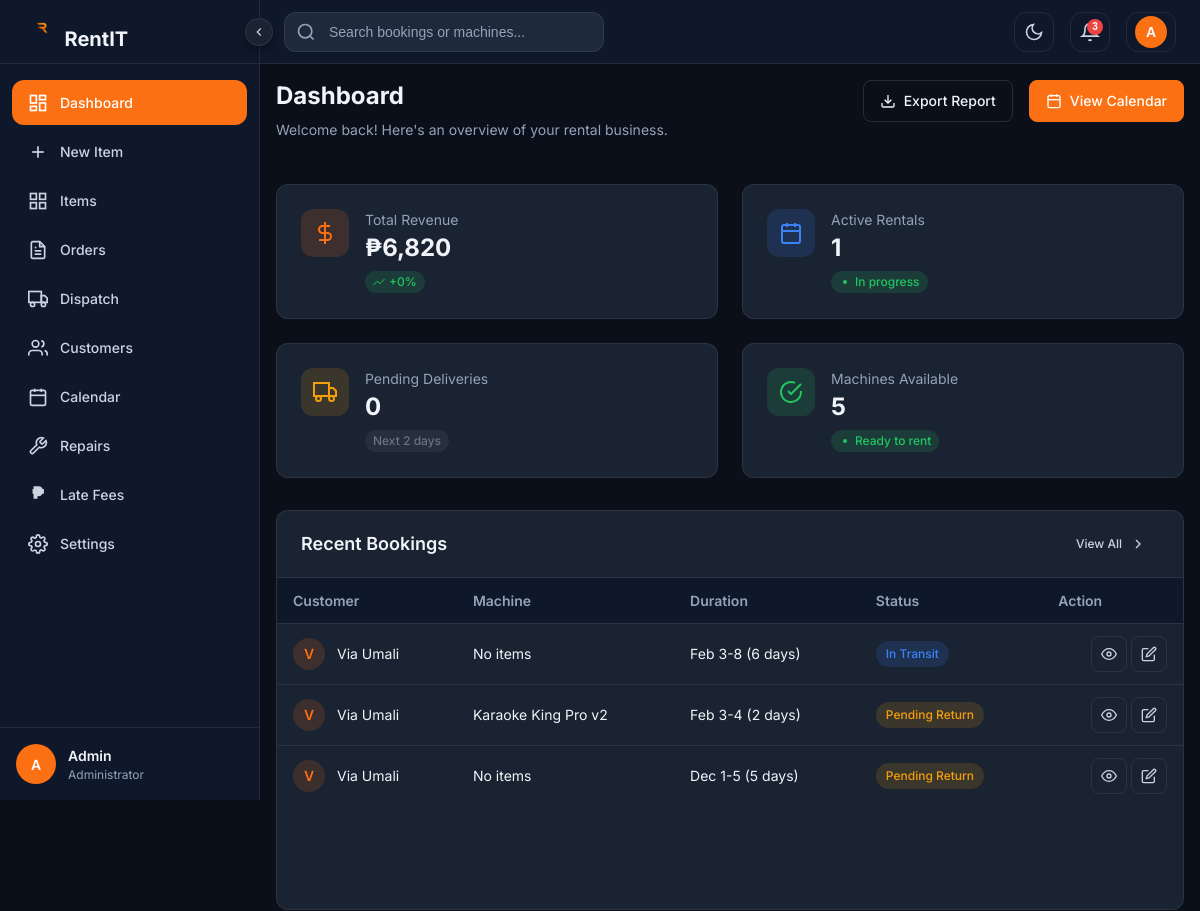
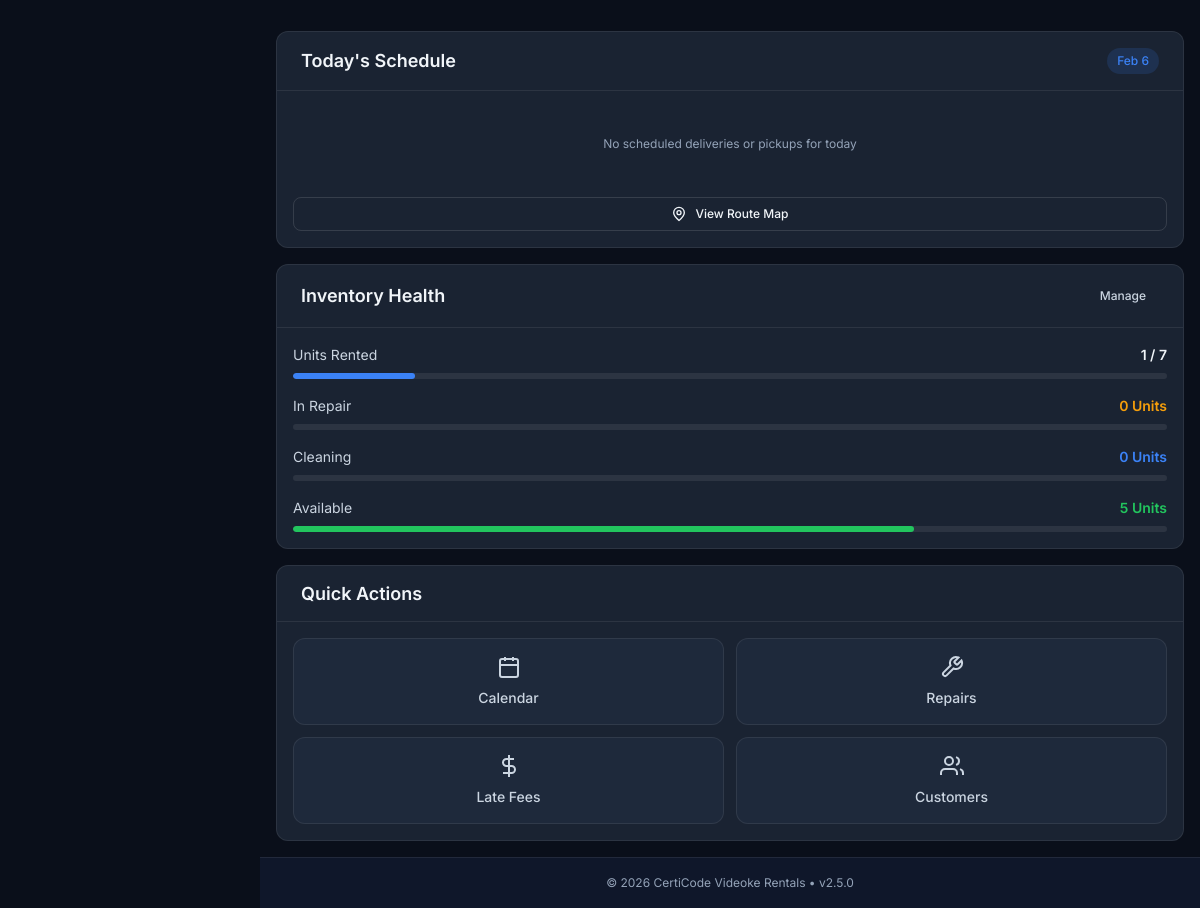
The page /admin/dashboard/dashboard.php (signed in) on the database its author committed (2 pictures, top to bottom).
### tables this page shows
CREATE TABLE `rental` (
  `order_id` int(11) NOT NULL,
  `user_id` int(11) DEFAULT NULL,
  `rental_status` varchar(50) DEFAULT NULL,
  `total_price` decimal(10,2) DEFAULT NULL,
  `late_fee` decimal(10,2) DEFAULT 0.00,
  `venue` varchar(255) DEFAULT NULL,
  `customer_address` text DEFAULT NULL,
  `start_date` date DEFAULT NULL,
  `end_date` date DEFAULT NULL
);

CREATE TABLE `users` (
  `id` int(11) NOT NULL,
  `full_name` varchar(100) DEFAULT NULL,
  `email` varchar(100) NOT NULL,
  `phone` varchar(20) DEFAULT NULL,
  `password` varchar(255) NOT NULL,
  `profile_picture` longblob DEFAULT NULL,
  `id_front` longblob DEFAULT NULL,
  `id_back` longblob DEFAULT NULL,
  `address` text DEFAULT NULL,
  `role` enum('admin','customer') DEFAULT 'customer',
  `created_at` timestamp NOT NULL DEFAULT current_timestamp(),
  `updated_at` timestamp NOT NULL DEFAULT current_timestamp() ON UPDATE current_timestamp(),
  `reset_token` varchar(255) DEFAULT NULL,
  `reset_expiry` datetime DEFAULT NULL,
  `membership_level` varchar(20) DEFAULT 'Bronze'
);

### admin/dashboard/dashboard.php (the view, shortened to what the rows shown need)
<?php
require_once __DIR__ . '/../../config.php';
$recentBookingsQuery = "SELECT r.order_id, r.rental_status, r.start_date, r.end_date, r.venue, r.customer_address,
                        u.full_name as customer_name, u.email as customer_email,
                        GROUP_CONCAT(i.item_name SEPARATOR ', ') as items
                        FROM rental r
                        LEFT JOIN users u ON r.user_id = u.id
                        LEFT JOIN rental_item ri ON r.order_id = ri.order_id
                        LEFT JOIN item i ON ri.item_id = i.item_id
                        GROUP BY r.order_id
                        ORDER BY r.start_date DESC
                        LIMIT 5";
$recentBookingsResult = mysqli_query($conn, $recentBookingsQuery);
$recentBookings = [];
while ($row = mysqli_fetch_assoc($recentBookingsResult)) {
    $recentBookings[] = $row;
}
function getStatusBadgeClass($status) {
    $status = strtolower($status);
    switch ($status) {
        case 'in transit':
            return 'status-transit';
        case 'pending':
        case 'pending return':
            return 'status-pending';
    }
}
?>
<!DOCTYPE html>
<html lang="en" data-theme="dark">
<head>
    <link rel="stylesheet" href="admin/shared/css/admin-theme.css">
    <link rel="stylesheet" href="admin/shared/css/admin-globals.css">
    <link rel="stylesheet" href="admin/shared/css/admin-components.css">
    <link rel="stylesheet" href="admin/dashboard/css/dashboard-new.css">
</head>
<body>
    <div class="admin-wrapper">
        <main class="admin-main">
            <div class="admin-content">
                <div class="admin-page-header">
                    <div>
                        <h1 class="admin-page-title">Dashboard</h1>
                    </div>
                </div>
                <div class="dashboard-grid">
                    <section class="admin-card bookings-section animate-fadeInUp">
                        <div class="admin-card-header">
                            <h2 class="admin-card-title">Recent Bookings</h2>
                        </div>
                        <div class="admin-card-body" style="padding: 0;">
                            <div class="admin-table-wrapper" style="border: none; border-radius: 0;">
                                <table class="admin-table">
                                    <thead>
                                        <tr>
                                            <th title="Customer who made the booking">Customer</th>
                                            <th title="Equipment model rented">Machine</th>
                                            <th title="Rental period">Duration</th>
                                            <th title="Current booking status">Status</th>
                                            <th title="Available actions">Action</th>
                                        </tr>
                                    </thead>
                                    <tbody>
                                        <?php if (count($recentBookings) > 0): ?>
                                            <?php foreach ($recentBookings as $booking): ?>
                                                <?php
                                                    $startDate = new DateTime($booking['start_date']);
                                                    $endDate = new DateTime($booking['end_date']);
                                                    $duration = $startDate->diff($endDate)->days + 1;
                                                    $customerInitial = strtoupper(substr($booking['customer_name'] ?? 'U', 0, 1));
                                                    $customerName = $booking['customer_name'] ?? 'Unknown Customer';
                                                    $items = $booking['items'] ?? 'No items';
                                                    $statusClass = getStatusBadgeClass($booking['rental_status']);
                                                ?>
                                                <tr>
                                                    <td>
                                                        <div class="customer-cell">
                                                            <div class="customer-avatar"><?php echo $customerInitial; ?></div>
                                                            <span><?php echo htmlspecialchars($customerName); ?></span>
                                                        </div>
                                                    </td>
                                                    <td><?php echo htmlspecialchars($items); ?></td>
                                                    <td title="<?php echo $startDate->format('M j') . ' - ' . $endDate->format('M j, Y'); ?>">
                                                        <?php echo $startDate->format('M j') . '-' . $endDate->format('j'); ?> (<?php echo $duration; ?> day<?php echo $duration > 1 ? 's' : ''; ?>)
                                                    </td>
                                                    <td><span class="status-badge <?php echo $statusClass; ?>"><?php echo htmlspecialchars($booking['rental_status']); ?></span></td>
                                                    <td>
                                                        <div class="table-action-btns">
                                                            <button class="btn-icon" title="View booking details" onclick="viewBooking(<?php echo $booking['order_id']; ?>)">
                                                                <svg viewBox="0 0 24 24" width="16" height="16" fill="none" stroke="currentColor" stroke-width="2">
                                                                    <path d="M1 12s4-8 11-8 11 8 11 8-4 8-11 8-11-8-11-8z"/>
                                                                    <circle cx="12" cy="12" r="3"/>
                                                                </svg>
                                                            </button>
                                                            <button class="btn-icon" title="Edit booking" onclick="editBooking(<?php echo $booking['order_id']; ?>)">
                                                                <svg viewBox="0 0 24 24" width="16" height="16" fill="none" stroke="currentColor" stroke-width="2">
                                                                    <path d="M11 4H4a2 2 0 0 0-2 2v14a2 2 0 0 0 2 2h14a2 2 0 0 0 2-2v-7"/>
                                                                    <path d="M18.5 2.5a2.121 2.121 0 0 1 3 3L12 15l-4 1 1-4 9.5-9.5z"/>
                                                                </svg>
                                                            </button>
                                                        </div>
                                                    </td>
                                                </tr>
                                            <?php endforeach; ?>
                                        <?php endif; ?>
                                    </tbody>
                                </table>
                            </div>
                        </div>
                    </section>
                    <div class="dashboard-sidebar">
                        <section class="admin-card schedule-card animate-fadeInUp">
                            <div class="admin-card-header">
                                <h2 class="admin-card-title">Today's Schedule</h2>
                            </div>
                        </section>
                        <section class="admin-card inventory-card animate-fadeInUp">
                            <div class="admin-card-header">
                                <h2 class="admin-card-title">Inventory Health</h2>
                            </div>
                        </section>
                        <section class="admin-card quick-actions animate-fadeInUp">
                            <div class="admin-card-header">
                                <h2 class="admin-card-title">Quick Actions</h2>
                            </div>
                        </section>
                    </div>
                </div>
            </div>
        </main>
    </div>
</body>
</html>

### rows shown on the page
rental: user.full_name "V", user.full_name "Via Umali", items "No items", start_date "Feb 3", end_date "8", duration "6", rental_status "In Transit"
rental: user.full_name "V", user.full_name "Via Umali", items "Karaoke King Pro v2", start_date "Feb 3", end_date "4", duration "2", rental_status "Pending Return"
rental: user.full_name "V", user.full_name "Via Umali", items "No items", start_date "Dec 1", end_date "5", duration "5", rental_status "Pending Return"

### other values the page prints
formatCurrency($totalRevenue) "₱6,820"
$revenueChange "0"
$activeRentals "1"
$pendingDeliveries "0"
$machinesAvailable "5"
$itemsRented "1"
$totalItems "7"
$itemsRepair "0"
$itemsCleaning "0"
